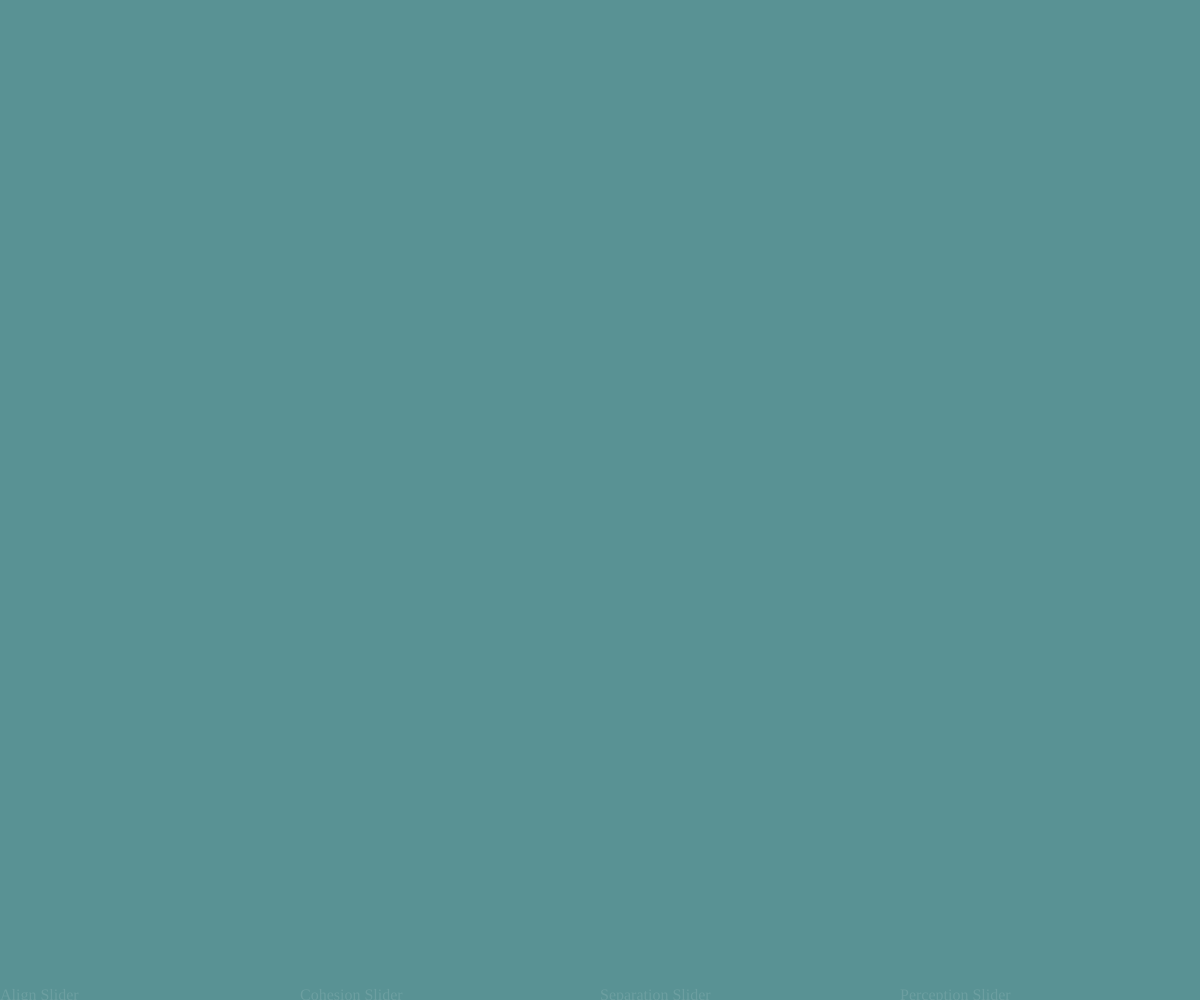
Frame 1 (no input)
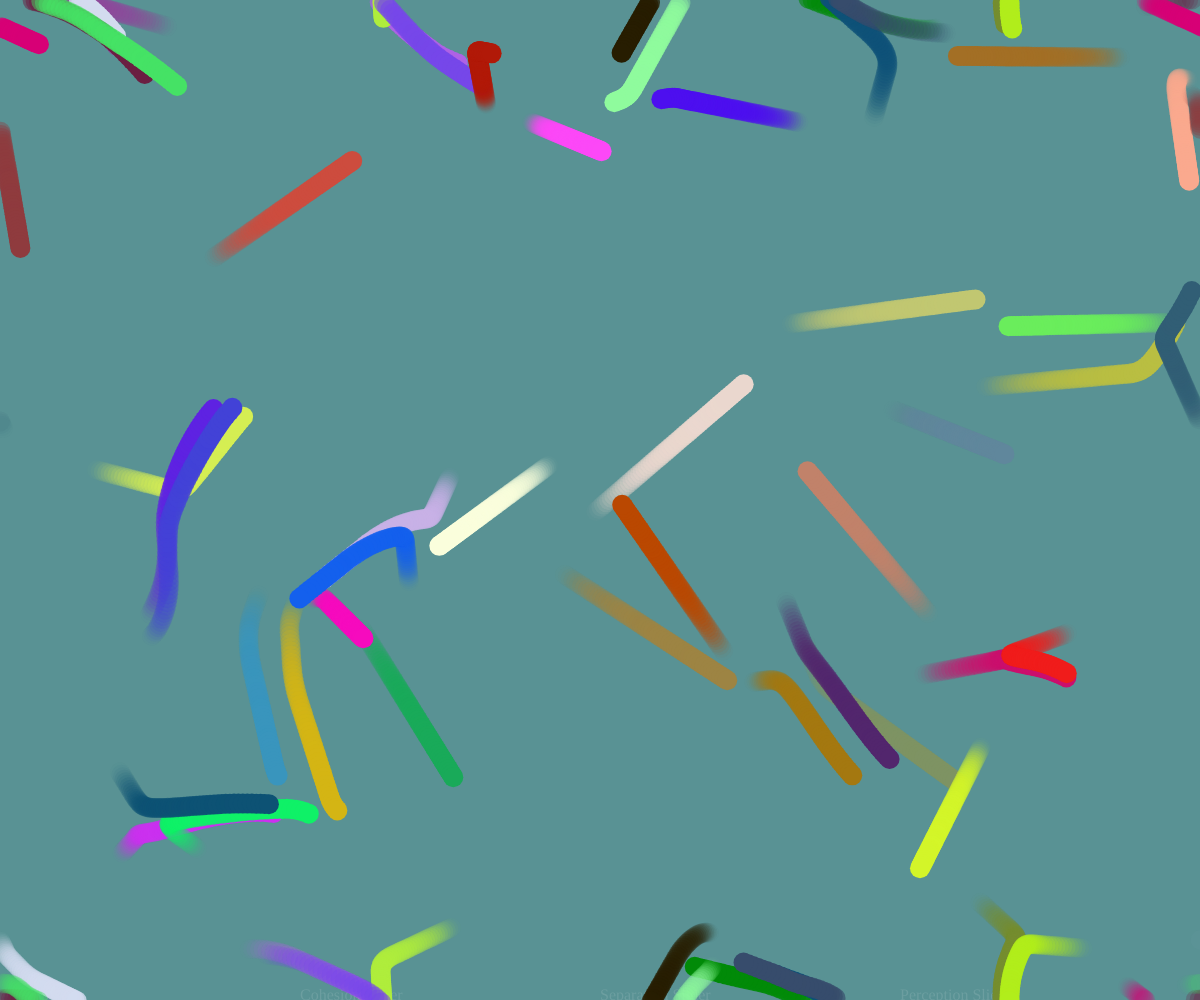
Frame 60 (no input)
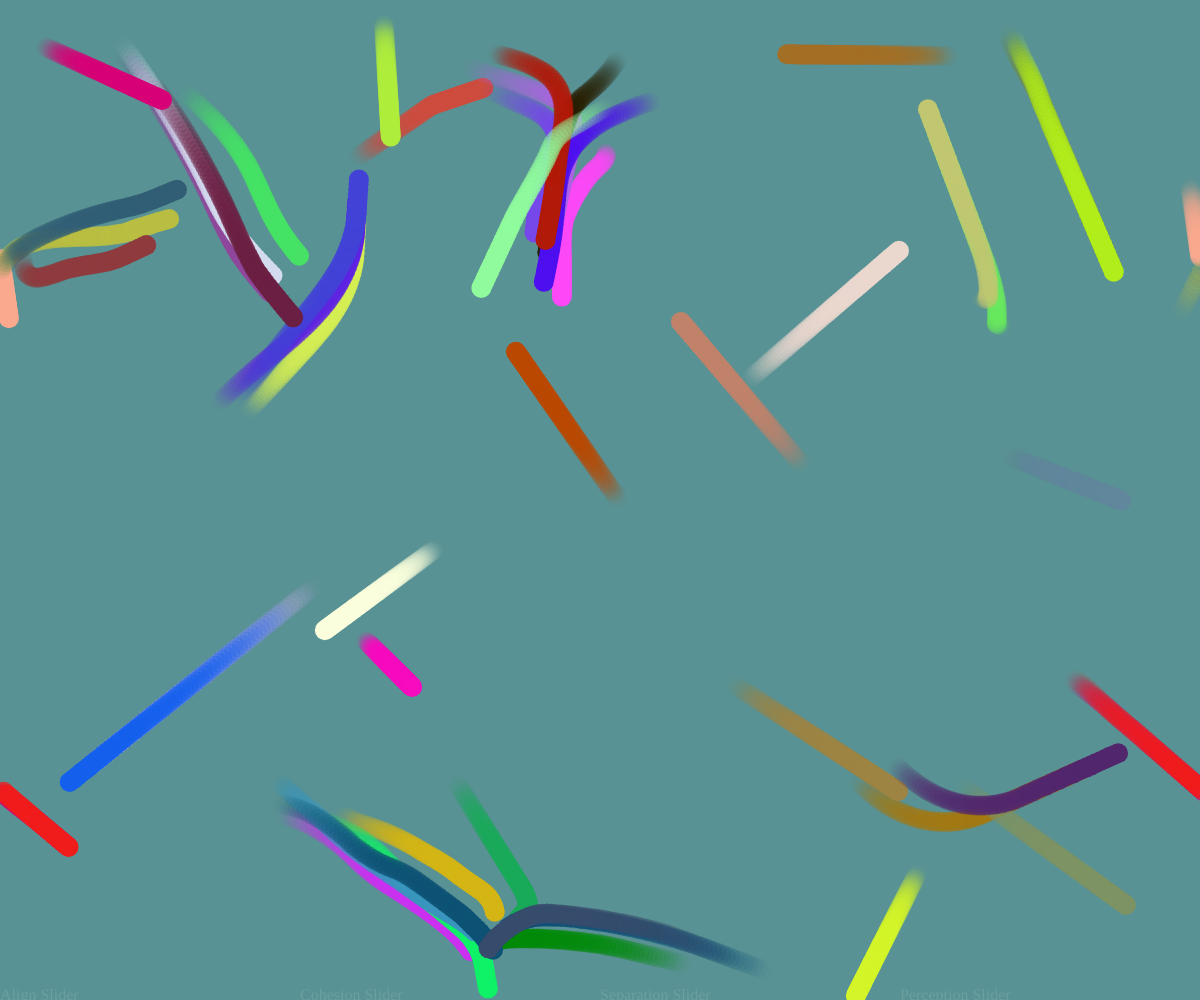
Frame 120 (the mouse pressed at the canvas centre since frame 60)

The p5.js sketch that drew these frames (run headless with seeded random() and noise() and a simulated clock; from frame 60 on, the mouse is pressed at the canvas centre):

// p5.js sketch
// ── sketch.js
// Modified code from Daniel Shiffman thecodingtrain.com

const flock = [];
let alignSlider, cohesionSlider, separationSlider, perceptionSlider;
let backgroundColor;
let millisecond;
let timer = 15;

function setup() {
  backgroundColor =[random(255),random(255),random(255)];
  millisecond = millis();

  
  createCanvas(windowWidth, windowHeight);
  
  alignSlider = createSlider(0, 2, 1.1, 0.1);
  alignSlider.position( (windowWidth * 0) / 4, windowHeight + 50);
  
  cohesionSlider = createSlider(0, 2, 0.9, 0.1);
  cohesionSlider.position( (windowWidth * 1) / 4, windowHeight + 50);
  
  separationSlider = createSlider(0, 2, 1.0, 0.1);
  separationSlider.position( (windowWidth * 2) / 4, windowHeight + 50);
  
  perceptionSlider = createSlider(0, 100, 50, 0.1);
  perceptionSlider.position( (windowWidth * 3) / 4, windowHeight + 50);
  
  for(let i = 0; i < 50; i++){
    flock.push(new Boid());
  }
}

function firework(){
  if (frameCount % 60 == 0 && timer > 0) {
      timer --;
      cohesionSlider.value(1);
      separationSlider.value(1);
    }
  else if(frameCount % 60 == 0 && timer <= 0 && timer > -10){
      cohesionSlider.value(2);
      separationSlider.value(0);
      timer--;
    }
    else if(frameCount % 60 == 0 && timer <= 0 && timer > -15){
      cohesionSlider.value(0);
      separationSlider.value(2);
      timer--;
    }
  else if(frameCount % 60 == 0 && timer == -15){
      timer = 15;
    }
}

function draw() {
  //background(backgroundColor);
  background(89, 146, 148);
  fill(255, 30);
  textFont('Georgia');
  textSize(16);
  text('Align Slider', (windowWidth) * 0 / 4, (windowHeight) );
  text('Cohesion Slider', (windowWidth) * 1 / 4, (windowHeight) );
  text('Separation Slider', (windowWidth) * 2 / 4, (windowHeight) );
  text('Perception Slider', (windowWidth) * 3 / 4, (windowHeight) );
  
  for(let boid of flock){
    boid.screenEdges();
    boid.flock(flock);
    boid.update();
    boid.display();
  }
  firework();
}
// ── boid.js
class Boid{
  
    constructor(){
      
      let randomColorArrays =random(
        [ [30, 8, 69], 
          [135, 18, 9], 
          [11, 107, 41], 
          [74, 16, 142], 
          [150, 143, 80], 
          [117, 99, 133], 
          [87, 146, 148] ]
        );
      
      this.randomColorArray = [random(255),random(255),random(255)];
      this.trailLen = 60
      this.position = createVector( random(width), random(height) );
      this.velocity = p5.Vector.random2D();
      this.velocity.setMag( random(2, 4) );
      this.acceleration = createVector();
      this.maxForce = 0.2;
      this.maxSpeed = 5;
      this.trail = [];
      this.color = color(randomColorArrays);       
      //this.color = color(this.randomColorArray[0], this.randomColorArray[1], this.randomColorArray[2]);
    }
    
    screenEdges(){
      if(this.position.x > width){
        this.position.x = 0;
        //this.velocity = this.velocity.mult(-1);
      }
      else if (this.position.x < 0){
        this.position.x = width;
        //this.velocity = this.velocity.mult(-1);
      }
      if(this.position.y > height){
        this.position.y = 0;
        //this.velocity = this.velocity.mult(-1);
      }
      else if (this.position.y < 0){
        this.position.y = height;
        //this.velocity = this.velocity.mult(-1);
      }
    }
    
    align(boids){
      let perceptionRadius = perceptionSlider.value();
      let steeringForce = createVector();
      let totalLocalBoids = 0;
      
      for(let otherBoid of boids) {
        let boidDist = dist(this.position.x, this.position.y, otherBoid.position.x, otherBoid.position.y);
        
        if(otherBoid != this && boidDist < perceptionRadius){
          steeringForce.add(otherBoid.velocity);
          totalLocalBoids++;
        } 
      }
      
      if(totalLocalBoids > 0){
        steeringForce.div(totalLocalBoids);
        steeringForce.setMag(this.maxSpeed);
        //steering force = desired(average velocity) - current velocity;
        steeringForce.sub(this.velocity);
        steeringForce.limit(this.maxForce);
        //console.log("limitted steering force is" + steeringForce);
        
      }
      return steeringForce;
    }
    
      cohesion(boids){
      let perceptionRadius = perceptionSlider.value();
      let steeringForce = createVector();
      let totalLocalBoids = 0;
      
      
      for(let otherBoid of boids) {
        let boidDist = dist(this.position.x, this.position.y, otherBoid.position.x, otherBoid.position.y);
        
        if(otherBoid != this && boidDist < perceptionRadius){
          steeringForce.add(otherBoid.position);
          totalLocalBoids++;
        } 
      }
      
      if(totalLocalBoids > 0){
        steeringForce.div(totalLocalBoids);
        steeringForce.sub(this.position);
        steeringForce.setMag(this.maxSpeed);
        steeringForce.sub(this.velocity);
        steeringForce.limit(this.maxForce);
      }
      return steeringForce;
    }
    
  
    separation(boids) {
      let perceptionRadius = perceptionSlider.value();
      let steeringForce = createVector();
      let totalLocalBoids = 0;
      
      for (let otherBoid of boids) {
        let boidDist = dist(this.position.x, this.position.y, otherBoid.position.x, otherBoid.position.y);
        if (otherBoid != this && boidDist < perceptionRadius) {
          let diff = p5.Vector.sub(this.position, otherBoid.position);
          diff.div(boidDist * boidDist);
          steeringForce.add(diff);
          totalLocalBoids++;
        }
      }
      if (totalLocalBoids > 0) {
        steeringForce.div(totalLocalBoids);
        steeringForce.setMag(this.maxSpeed);
        steeringForce.sub(this.velocity);
        steeringForce.limit(this.maxForce);
      }
      return steeringForce;
    }
    
    flock(boids){
      let alignment = this.align(boids);
      let cohesion =  this.cohesion(boids);
      let separation =  this.separation(boids);
      
      alignment.mult(alignSlider.value());
      cohesion.mult(cohesionSlider.value());
      separation.mult(separationSlider.value());
  
      this.acceleration.add(alignment);
      this.acceleration.add(cohesion);
      this.acceleration.add(separation);
    }
    
    update(){
      this.position.add(this.velocity);
      this.velocity.add(this.acceleration);
      this.velocity.limit(this.maxSpeed);
      this.acceleration.mult(0);
      
      this.trail.push( [this.position.x, this.position.y] )
      if(this.trail.length >= this.trailLen){
        this.trail.shift();
      }
    }
    
    trailOn(){
      for (let trailEllipseCoord = 0; trailEllipseCoord < this.trail.length; trailEllipseCoord++) {
        strokeWeight(0);
        fill(this.randomColorArray[0], this.randomColorArray[1], this.randomColorArray[2], (trailEllipseCoord*5));
        ellipse(this.trail[trailEllipseCoord][0], this.trail[trailEllipseCoord][1], 20);
      }
    }
    
    trailOff(){
        strokeWeight(0);
        fill(this.randomColorArray)
        ellipse(this.position.x, this.position.y, 20);
  
    }
    display(){
      this.trailOn();
      //this.trailOff();
    }
  }
